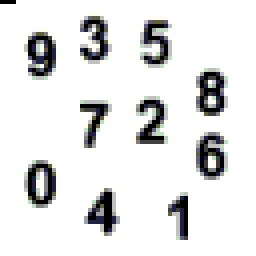
#> input picture 05_CNN_Convolution/data/input-64x64.bmp, 64 x 64 px, found by its file name (shown 4 times larger)
$ python kernel.py
#> lines starting #> are read from the running program, lines starting #| are printed output that depends on the picture; after the words box and inside, x2 and y2 are one past the last pixel; in counts of white or black regions, pixels touching at a corner belong together; long printed decimals are rounded; pictures that were not available may be replaced by others from this repository, and a replacement may not be noted
import numpy as np
import matplotlib.pyplot as plt
from PIL import Image

# 1. Load full image from BMP
def load_bmp_image(filename):
#> called with filename = 'input-64x64.bmp'
    img = Image.open(filename).convert('L')
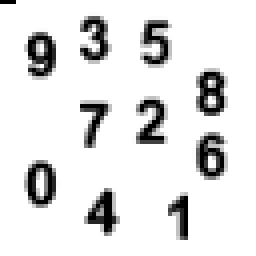
#> img: PIL image 64x64 L (shown 4 times larger); min 0, max 255, mean 227
    return np.array(img, dtype=np.uint8)

# 2. Load cropped templates from BMP
def load_bmp_template(filename):
    img = Image.open(filename).convert('L')
    return np.array(img, dtype=np.uint8)

# Load images
full_img = load_bmp_image('input-64x64.bmp')
img_7 = load_bmp_template('input-7.bmp')   # 12x8
img_8 = load_bmp_template('input-8.bmp')   # 12x8

print(f"Full image shape: {full_img.shape}")
#| Full image shape: (64, 64)
print(f"Digit 7 shape: {img_7.shape}")
#| Digit 7 shape: (64, 64)
print(f"Digit 8 shape: {img_8.shape}")
#| Digit 8 shape: (64, 64)

# Invert (background=0, digit>0)
full_img_inv = 255 - full_img
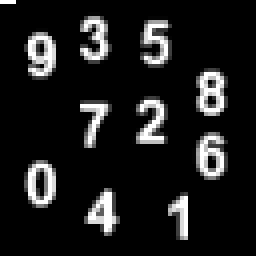
#> full_img_inv: shape (64, 64) (shown 4 times larger); min 0, max 255, mean 28

# 3. Build kernels with normalization
threshold = 128
kernel_7 = np.where(img_7 < threshold, 1, -1)   # digit = +1, background = -1
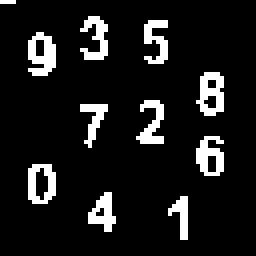
#> kernel_7: shape (64, 64) int64 (shown 4 times larger); values -1 (black) and 1 (white), 10.3% white in thin lines or dots, all inside (x1, y1, x2, y2) = (0, 0, 56, 60)
kernel_8 = np.where(img_8 < threshold, 1, -1)

# Normalize to zero mean
kernel_7_norm = kernel_7 - np.mean(kernel_7)
kernel_8_norm = kernel_8 - np.mean(kernel_8)

print(f"Kernel 7 mean: {np.mean(kernel_7_norm):.6f}")
#| Kernel 7 mean: 0
print(f"Kernel 8 mean: {np.mean(kernel_8_norm):.6f}")
#| Kernel 8 mean: 0

# 4. Convolution function
def apply_convolution(image, kernel):
    k_h, k_w = kernel.shape
#> k_h = 64; k_w = 64
    h, w = image.shape
#> h = 64; w = 64

    out_h = h - k_h + 1
#> out_h = 1
    out_w = w - k_w + 1
#> out_w = 1
    conv_map = np.zeros((out_h, out_w), dtype=np.float32)
#> conv_map = [0]

    for r in range(out_h):
        for c in range(out_w):
            window = image[r:r+k_h, c:c+k_w]
            conv_map[r, c] = np.sum(window * kernel)
#> after the loop, conv_map = [164340.5]

    return conv_map

# 5. Apply convolution
conv_7 = apply_convolution(full_img_inv, kernel_7_norm)
#> conv_7 = [164340.5]
conv_8 = apply_convolution(full_img_inv, kernel_8_norm)
#> conv_8 = [164340.5]

# 6. Find maximum points
y7, x7 = np.unravel_index(np.argmax(conv_7), conv_7.shape)
#> y7 = 0; x7 = 0
y8, x8 = np.unravel_index(np.argmax(conv_8), conv_8.shape)
#> y8 = 0; x8 = 0

print("="*60)
print(f"Digit 7: Max = {conv_7[y7, x7]:.0f} at (X={x7}, Y={y7})")
#| Digit 7: Max = 164341 at (X=0, Y=0)
print(f"Digit 8: Max = {conv_8[y8, x8]:.0f} at (X={x8}, Y={y8})")
#| Digit 8: Max = 164341 at (X=0, Y=0)
print("="*60)

# 7. Save kernels for Verilog (FIXED)
def save_kernel_verilog(kernel, name, filename):
#> called with name = '7', filename = 'kernel_7.v'
    with open(filename, 'w') as f:
        f.write(f"// Kernel for digit {name}\n")
        f.write(f"// Shape: {kernel.shape[0]}x{kernel.shape[1]}\n")
        f.write(f"// Normalized zero-mean kernel\n")
        f.write(f"reg signed [7:0] kernel_{name} [0:{kernel.shape[0]-1}][0:{kernel.shape[1]-1}];\n")
        f.write(f"initial begin\n")
        for i in range(kernel.shape[0]):
            f.write(f"    kernel_{name}[{i}] = {{")
            for j in range(kernel.shape[1]):
                val = kernel[i, j]
                # Quantize to 8-bit signed with proper clamping
                quantized = np.clip(val * 127, -128, 127)
                # Convert to integer and ensure it's in 0-255 range for hex
                int_val = int(round(quantized))
                # Handle negative values for 8-bit signed representation
                if int_val < 0:
                    hex_val = format(int_val + 256, '02X')
                else:
                    hex_val = format(int_val, '02X')
                f.write(f"8'h{hex_val}")
                if j < kernel.shape[1] - 1:
                    f.write(", ")
            f.write("};\n")
        f.write("end\n")

save_kernel_verilog(kernel_7_norm, "7", "kernel_7.v")
save_kernel_verilog(kernel_8_norm, "8", "kernel_8.v")

print("\n✅ Kernels saved to kernel_7.v and kernel_8.v")

# 8. Print Verilog format (FIXED)
def print_verilog_kernel(kernel, name):
#> called with name = 'Kernel 7'
    print(f"\n// Verilog Array for {name} ({kernel.shape[0]}x{kernel.shape[1]}):")
#| // Verilog Array for Kernel 7 (64x64):
    for i, row in enumerate(kernel):
        hex_values = []
        for val in row:
            # Quantize with proper clamping
            quantized = np.clip(val * 127, -128, 127)
            int_val = int(round(quantized))
            # Handle negative values for 8-bit signed representation
            if int_val < 0:
                hex_val = format(int_val + 256, '02X')
            else:
                hex_val = format(int_val, '02X')
            hex_values.append(f"8'h{hex_val}")
        if i == kernel.shape[0] - 1:
            print(f"{{{', '.join(hex_values)}}}")
        else:
            print(f"{{{', '.join(hex_values)}}},")
#> this loop made 64 passes
#> (printed output is left out)

print("\n" + "="*60)
print("VERILOG KERNELS (Copy these into your Verilog code):")
print("="*60)
print_verilog_kernel(kernel_7_norm, "Kernel 7")
print_verilog_kernel(kernel_8_norm, "Kernel 8")
#> the loop in print_verilog_kernel (call 2), `for i, row in enumerate(kernel):` made 64 passes

# 9. Visualize results
fig, axes = plt.subplots(2, 3, figsize=(15, 10))

# Original image with detected positions
axes[0, 0].imshow(full_img_inv, cmap='gray')
axes[0, 0].plot(x7, y7, 'bx', markersize=12, markeredgewidth=3, label='Digit 7')
axes[0, 0].plot(x8, y8, 'rx', markersize=12, markeredgewidth=3, label='Digit 8')
axes[0, 0].set_title('Detected Positions')
axes[0, 0].legend()
axes[0, 0].axis('off')

# Convolution map for 7
im1 = axes[0, 1].imshow(conv_7, cmap='hot')
axes[0, 1].plot(x7, y7, 'bx', markersize=12, markeredgewidth=3)
axes[0, 1].set_title(f'Conv 7 Max at ({x7}, {y7})')
axes[0, 1].axis('off')
plt.colorbar(im1, ax=axes[0, 1], fraction=0.046, pad=0.04)

# Convolution map for 8
im2 = axes[0, 2].imshow(conv_8, cmap='hot')
axes[0, 2].plot(x8, y8, 'bx', markersize=12, markeredgewidth=3)
axes[0, 2].set_title(f'Conv 8 Max at ({x8}, {y8})')
axes[0, 2].axis('off')
plt.colorbar(im2, ax=axes[0, 2], fraction=0.046, pad=0.04)

# Cropped templates
axes[1, 0].imshow(img_7, cmap='gray')
axes[1, 0].set_title('Digit 7 Template')
axes[1, 0].axis('off')

# Normalized kernels
axes[1, 1].imshow(kernel_7_norm, cmap='RdBu', vmin=-1, vmax=1)
axes[1, 1].set_title('Kernel 7 (Normalized)')
axes[1, 1].axis('off')

axes[1, 2].imshow(kernel_8_norm, cmap='RdBu', vmin=-1, vmax=1)
axes[1, 2].set_title('Kernel 8 (Normalized)')
axes[1, 2].axis('off')

plt.tight_layout()
plt.show()
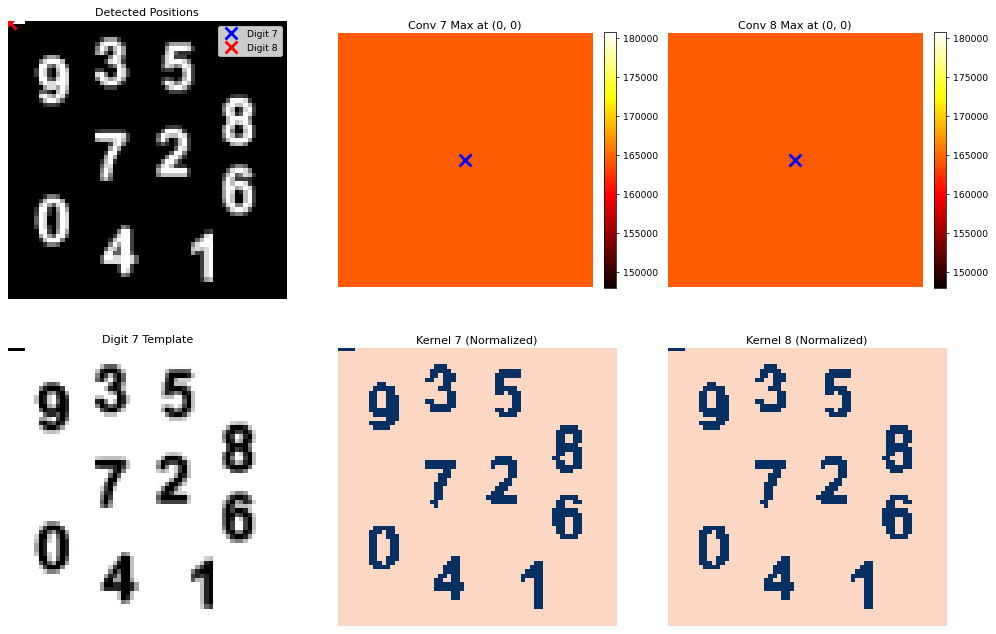
#> figure drawn by matplotlib, 8 panels

# 10. Print statistics
print("\n" + "="*60)
print("KERNEL STATISTICS:")
print("="*60)
print(f"Digit 7 - Max: {np.max(kernel_7_norm):.3f}, Min: {np.min(kernel_7_norm):.3f}")
print(f"Digit 8 - Max: {np.max(kernel_8_norm):.3f}, Min: {np.min(kernel_8_norm):.3f}")

print("\n✅ Done!")
